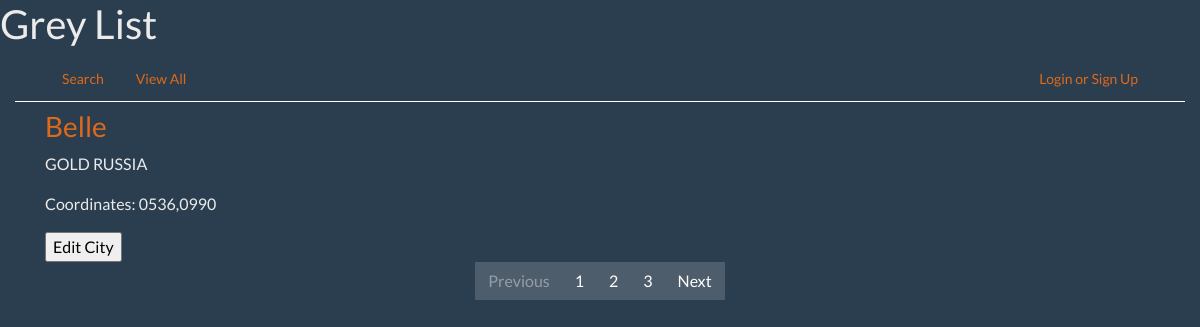
The app's page /city/detail/1/ with its own data.
### subCityList/models.py (models this page shows, shortened)
class Subcity (models.Model):
    id = models.AutoField(primary_key=True)
    coords = models.CharField(max_length=9, blank=False, unique=True)
    player = models.ForeignKey(Player, related_name='cities', blank=False, on_delete=models.CASCADE)
    culture = models.CharField(max_length=7, blank=False, choices=SUB_CULTURE, default=JAPAN)
    quality = models.CharField(max_length=6, blank=False, choices=SUB_QUALITY, default=EXCELLENT)

class Player (models.Model):
    id = models.AutoField(primary_key=True)
    name = models.CharField(max_length=200, blank=False, unique=True)
    team = models.CharField(max_length=3, choices=TEAM_NAMES, default=None)
    rank = models.IntegerField(choices=RANKS, default=KNIGHT)

### subCityList/views_city.py (the view)
# urls.py: path('city/detail/<int:city_pk>/', views_city.city_detail, name='city_detail'),
def city_detail(request, city_pk):
    city = get_object_or_404(Subcity, id=city_pk)
    player_pk = city.player.id
    player = get_object_or_404(Player, id=player_pk)
    return render(request, 'subCityList/city/city_detail.html', {'city': city, 'player': player})

### subCityList/templates/subCityList/city/city_detail.html
{% extends 'subCityList/base.html' %}
{% block content %}
    <div>
        <h3><a href="{% url 'subCityList:player_detail' player_pk=city.player.id %}">{{ city.player.name }}</a></h3>
        <p>{{ city.quality }} {{ city.culture }}</p>
        <p><span id="city_coords">Coordinates: {{ city.coords }}</span></p>
    </div>
    <div>
    <form action="{% url 'subCityList:city_edit' city_pk=city.id %}">
        <input id="edit_city" type="submit" value="Edit City">
    </form>
    </div>
{% endblock %}

### records on screen
Subcity: player.name "Belle", quality "GOLD", culture "RUSSIA", coords "0536,0990"
